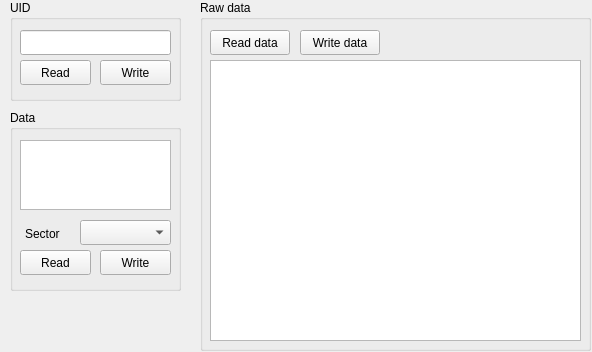
<?xml version="1.0" encoding="UTF-8"?>
<ui version="4.0">
 <class>RfidUtil</class>
 <widget class="QMainWindow" name="RfidUtil">
  <property name="geometry">
   <rect>
    <x>0</x>
    <y>0</y>
    <width>592</width>
    <height>352</height>
   </rect>
  </property>
  <property name="windowTitle">
   <string>RfidUtil</string>
  </property>
  <widget class="QWidget" name="centralwidget">
   <widget class="QGroupBox" name="gb_uid">
    <property name="geometry">
     <rect>
      <x>10</x>
      <y>0</y>
      <width>171</width>
      <height>101</height>
     </rect>
    </property>
    <property name="title">
     <string>UID</string>
    </property>
    <widget class="QLineEdit" name="le_uid">
     <property name="enabled">
      <bool>true</bool>
     </property>
     <property name="geometry">
      <rect>
       <x>10</x>
       <y>30</y>
       <width>151</width>
       <height>25</height>
      </rect>
     </property>
    </widget>
    <widget class="QPushButton" name="btn_uid_read">
     <property name="enabled">
      <bool>true</bool>
     </property>
     <property name="geometry">
      <rect>
       <x>10</x>
       <y>60</y>
       <width>71</width>
       <height>25</height>
      </rect>
     </property>
     <property name="text">
      <string>Read</string>
     </property>
    </widget>
    <widget class="QPushButton" name="btn_uid_write">
     <property name="enabled">
      <bool>true</bool>
     </property>
     <property name="geometry">
      <rect>
       <x>90</x>
       <y>60</y>
       <width>71</width>
       <height>25</height>
      </rect>
     </property>
     <property name="text">
      <string>Write</string>
     </property>
    </widget>
   </widget>
   <widget class="QGroupBox" name="gb_raw">
    <property name="geometry">
     <rect>
      <x>200</x>
      <y>0</y>
      <width>391</width>
      <height>351</height>
     </rect>
    </property>
    <property name="title">
     <string>Raw data</string>
    </property>
    <widget class="QPushButton" name="btn_data_raw_read">
     <property name="enabled">
      <bool>true</bool>
     </property>
     <property name="geometry">
      <rect>
       <x>10</x>
       <y>30</y>
       <width>80</width>
       <height>25</height>
      </rect>
     </property>
     <property name="text">
      <string>Read data</string>
     </property>
    </widget>
    <widget class="QPushButton" name="btn_data_raw_write">
     <property name="enabled">
      <bool>true</bool>
     </property>
     <property name="geometry">
      <rect>
       <x>100</x>
       <y>30</y>
       <width>80</width>
       <height>25</height>
      </rect>
     </property>
     <property name="text">
      <string>Write data</string>
     </property>
    </widget>
    <widget class="QListView" name="lw_data">
     <property name="enabled">
      <bool>true</bool>
     </property>
     <property name="geometry">
      <rect>
       <x>10</x>
       <y>60</y>
       <width>371</width>
       <height>281</height>
      </rect>
     </property>
     <property name="font">
      <font>
       <family>Monospace</family>
      </font>
     </property>
    </widget>
   </widget>
   <widget class="QGroupBox" name="gb_data">
    <property name="geometry">
     <rect>
      <x>10</x>
      <y>110</y>
      <width>171</width>
      <height>181</height>
     </rect>
    </property>
    <property name="title">
     <string>Data</string>
    </property>
    <widget class="QTextEdit" name="te_data">
     <property name="enabled">
      <bool>true</bool>
     </property>
     <property name="geometry">
      <rect>
       <x>10</x>
       <y>30</y>
       <width>151</width>
       <height>70</height>
      </rect>
     </property>
    </widget>
    <widget class="QComboBox" name="cb_sector">
     <property name="enabled">
      <bool>true</bool>
     </property>
     <property name="geometry">
      <rect>
       <x>70</x>
       <y>110</y>
       <width>91</width>
       <height>25</height>
      </rect>
     </property>
    </widget>
    <widget class="QLabel" name="label">
     <property name="geometry">
      <rect>
       <x>15</x>
       <y>115</y>
       <width>41</width>
       <height>17</height>
      </rect>
     </property>
     <property name="text">
      <string>Sector</string>
     </property>
    </widget>
    <widget class="QPushButton" name="btn_data_read">
     <property name="enabled">
      <bool>true</bool>
     </property>
     <property name="geometry">
      <rect>
       <x>10</x>
       <y>140</y>
       <width>71</width>
       <height>25</height>
      </rect>
     </property>
     <property name="text">
      <string>Read</string>
     </property>
    </widget>
    <widget class="QPushButton" name="btn_data_write">
     <property name="enabled">
      <bool>true</bool>
     </property>
     <property name="geometry">
      <rect>
       <x>90</x>
       <y>140</y>
       <width>71</width>
       <height>25</height>
      </rect>
     </property>
     <property name="text">
      <string>Write</string>
     </property>
    </widget>
   </widget>
   <widget class="QLabel" name="lbl_status">
    <property name="geometry">
     <rect>
      <x>10</x>
      <y>330</y>
      <width>181</width>
      <height>20</height>
     </rect>
    </property>
    <property name="text">
     <string/>
    </property>
   </widget>
  </widget>
 </widget>
 <resources/>
 <connections/>
</ui>
